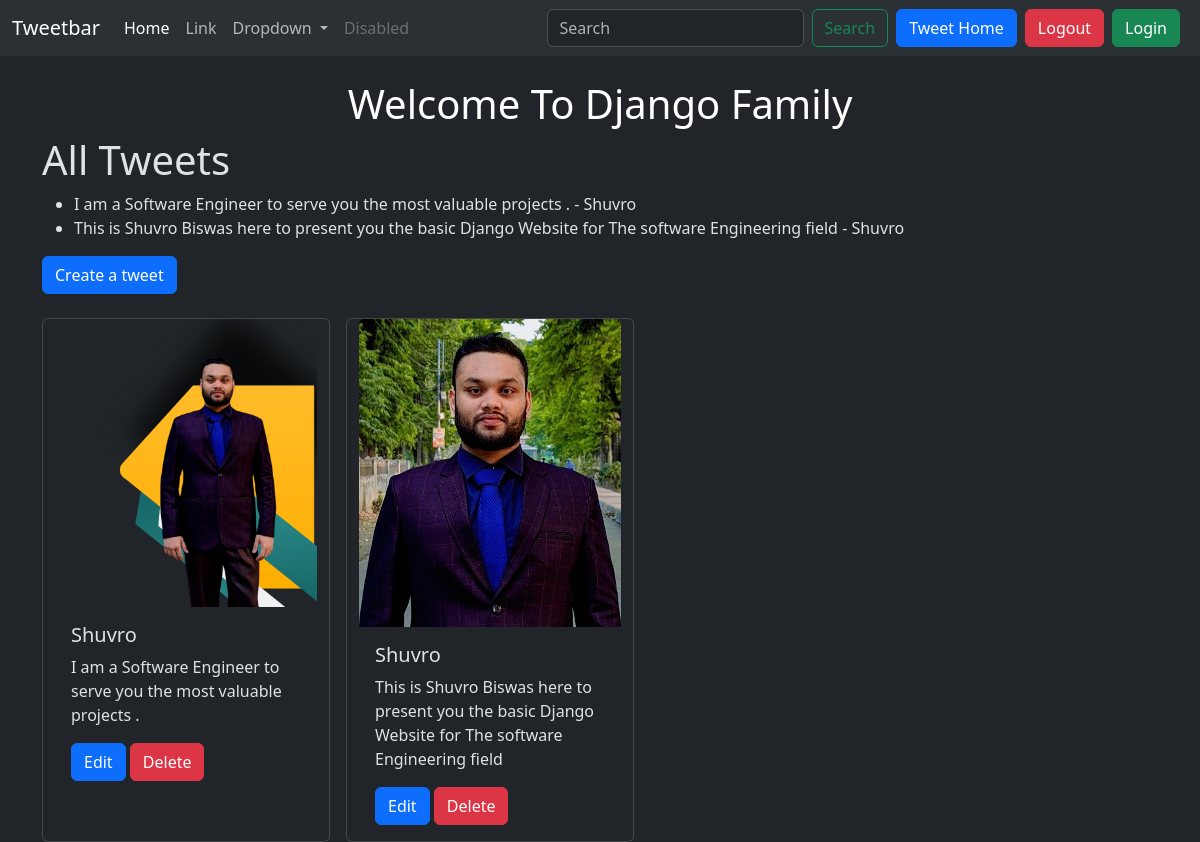
The page /tweet/ (signed in) on the database its author committed.
### tweet/models.py (models this page shows, shortened)
class Tweet(models.Model):
    user = models.ForeignKey(User, on_delete = models.CASCADE)
    text = models.TextField(max_length = 240)
    photo = models.ImageField(upload_to = 'photos/', blank = True, null = True)
    created_at = models.DateTimeField(auto_now_add = True)
    updated_at = models.DateTimeField(auto_now = True)

### tweet/views.py (the view)
# urls.py: path('', views.tweet_list, name='tweet_list'),
def tweet_list(request):
    query = request.GET.get('q')
    tweets = Tweet.objects.all().order_by('-created_at')
    if query:
        tweets = tweets.filter(text__icontains=query)
        if not tweets.exists():
            no_results = True
        else:
            no_results = False
    else:
        no_results = False
    return render(request, 'tweet_list.html', {'tweets': tweets, 'no_results': no_results, 'query': query})

### tweet/templates/tweet_list.html (shortened to what this page needs)
{% extends "layout.html" %} {% block title %} shuvro first project{% endblock %}
{% block content %}
<h1 class="text-center text-white mt-4">Welcome To Django Family</h1>
<h1>All Tweets</h1>
<ul>
  {% for tweet in tweets %}
  <li>{{ tweet.text }} - {{ tweet.user.username }}</li>
  {% empty %}
  <li>No tweets found.</li>
  {% endfor %}
</ul>
<a class="btn btn-primary mb-4" href="{% url 'tweet_create' %}"
  >Create a tweet
</a>
<div class="container row gap-3">
  {% for tweet in tweets %}
  <div class="card" style="width: 18rem">
    <img src="{{tweet.photo.url}}" class="card-img-top" alt="..." />
    <div class="card-body">
      <h5 class="card-title">{{tweet.user.username}}</h5>
      <p class="card-text">{{tweet.text}}</p>
      {% if tweet.user == user %}
      <a href="{% url 'tweet_edit' tweet.id %}" class="btn btn-primary">Edit</a>
      <a href="{% url 'tweet_delete' tweet.id %}" class="btn btn-danger"
        >Delete</a
      >
      {% endif %}
    </div>
  </div>
  {% endfor %}
</div>
{% endblock %}

### rows shown on the page
Tweet: text "I am a Software Engineer to serve you the most valuable projects .", user.username "Shuvro", photo (picture), shows "Edit"
Tweet: text "This is Shuvro Biswas here to present you the basic Django Website for The software Engineering field", user.username "Shuvro", photo (picture), shows "Edit"
